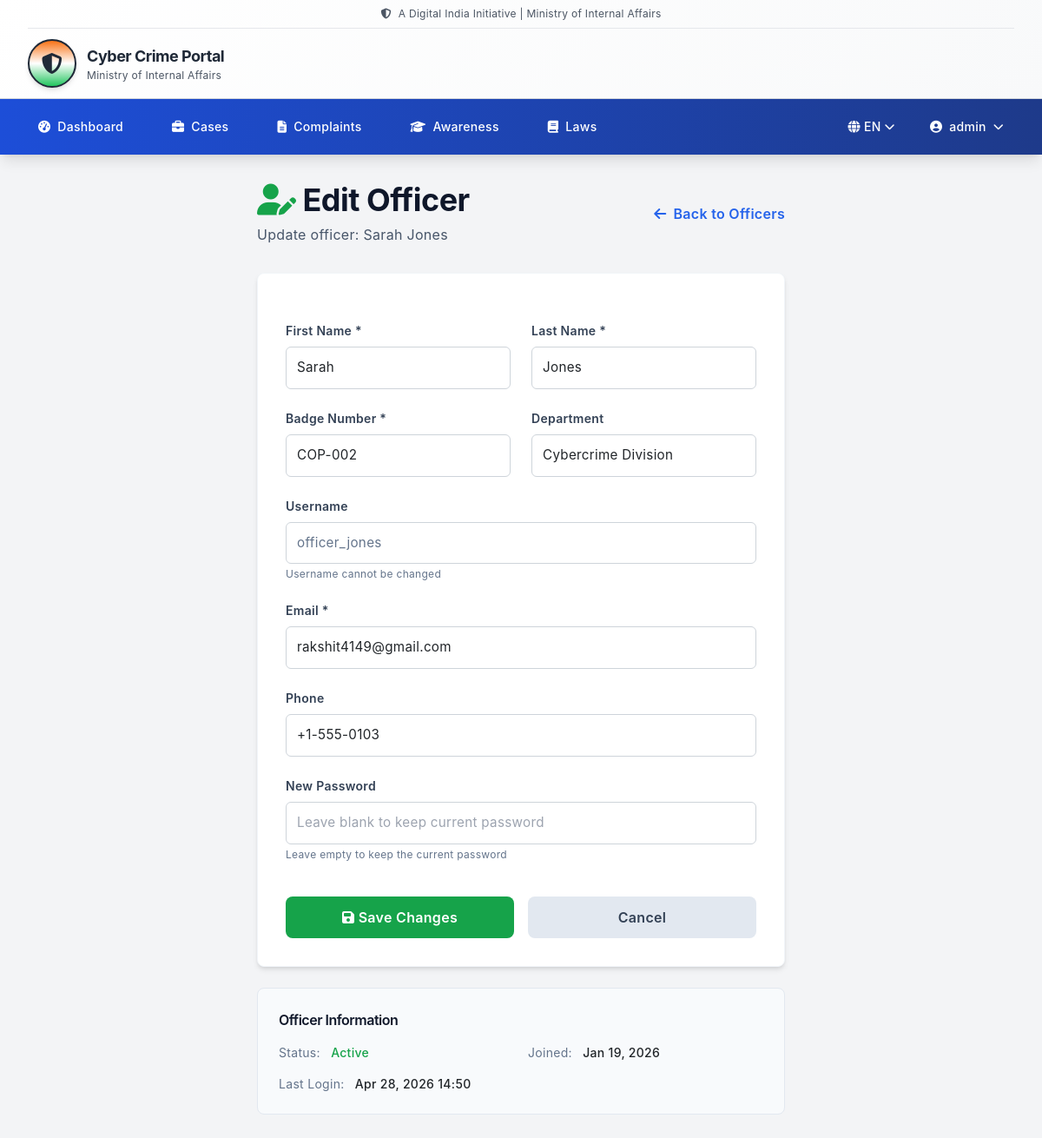
Screenshot of /en/admin/officers/5/edit/ (signed in) with the database file from the repository.
### users/models.py (models this page shows, shortened)
class CustomUser(AbstractUser):
    ROLE_CHOICES = (
        ('user', 'Regular User'),
        ('officer', 'Cybercrime Officer'),
        ('admin', 'Administrator'),
    )
    username = models.CharField(max_length=30, unique=True)
    email = models.EmailField(max_length=30, unique=True)
    first_name = models.CharField(max_length=30, blank=True)
    last_name = models.CharField(max_length=30, blank=True)
    role = models.CharField(max_length=10, choices=ROLE_CHOICES, default='user')
    phone = models.CharField(max_length=15, blank=True, null=True)
    is_email_verified = models.BooleanField(default=False)
    email_verification_token = models.CharField(max_length=100, blank=True, null=True)
    profile_picture = models.ImageField(upload_to='profile_pictures/', blank=True, null=True)
    department = models.CharField(max_length=50, blank=True, null=True, help_text="For officers: Department name")
    badge_number = models.CharField(max_length=30, blank=True, null=True, help_text="For officers: Badge number")
    is_active = models.BooleanField(default=True)
    password_needs_reset = models.BooleanField(default=False, help_text="User must reset password to meet CERT-IN 16-21 character requirement")
    password_reset_otp = models.CharField(max_length=6, blank=True, null=True, help_text="6-digit OTP for password reset")
    password_reset_otp_expiry = models.DateTimeField(blank=True, null=True, help_text="OTP expiry timestamp (15 minutes)")
    created_at = models.DateTimeField(auto_now_add=True)
    updated_at = models.DateTimeField(auto_now=True)
    groups = models.ManyToManyField(
        'auth.Group',
        related_name='customuser_set',
        blank=True,
        help_text='The groups this user belongs to.'
    )
    user_permissions = models.ManyToManyField(
        'auth.Permission',
        related_name='customuser_permissions_set',
        blank=True,
        help_text='Specific permissions for this user.'
    )
    class Meta:
        db_table = 'users'
        verbose_name_plural = 'Users'
        ordering = ['-created_at']

### users/views.py (the view, shortened to what this page needs)
# urls.py: path('admin/officers/<int:officer_id>/edit/', views.edit_officer_view, name='edit_officer'),
@login_required(login_url='login')
def edit_officer_view(request, officer_id):
    if request.user.role != 'admin':
        messages.error(request, 'Access denied.')
        return redirect('landing')
    officer = get_object_or_404(CustomUser, id=officer_id, role='officer')
    context = {'officer': officer}
    return render(request, 'admin/edit_officer.html', context)

### templates/admin/edit_officer.html (shortened to what this page needs)
{% extends "base.html" %}
{% block content %}
<div class="max-w-2xl mx-auto px-4 sm:px-6 lg:px-8 py-8">
    <div class="flex items-center justify-between mb-8">
        <div>
            <h1 class="text-4xl font-bold text-slate-900 flex items-center gap-2">
                <i class="fas fa-user-edit text-green-600"></i>
                Edit Officer
            </h1>
            <p class="text-slate-600 mt-2">Update officer: {{ officer.get_full_name }}</p>
        </div>
        <a href="{% url 'manage_officers' %}" class="inline-flex items-center gap-2 text-blue-600 hover:text-blue-700 font-semibold">
            <i class="fas fa-arrow-left"></i> Back to Officers
        </a>
    </div>
    <div class="bg-white rounded-lg shadow-md border border-slate-100 p-8">
        <form method="post" class="space-y-6">
            <div class="grid grid-cols-1 md:grid-cols-2 gap-6">
                <div>
                    <label class="block text-sm font-semibold text-slate-700 mb-2">First Name *</label>
                    <input type="text" name="first_name" required value="{{ officer.first_name }}"
                        class="w-full px-4 py-3 border border-slate-300 rounded-lg focus:outline-none focus:ring-2 focus:ring-green-500 focus:border-green-500"
                        placeholder="Enter first name">
                </div>
                <div>
                    <label class="block text-sm font-semibold text-slate-700 mb-2">Last Name *</label>
                    <input type="text" name="last_name" required value="{{ officer.last_name }}"
                        class="w-full px-4 py-3 border border-slate-300 rounded-lg focus:outline-none focus:ring-2 focus:ring-green-500 focus:border-green-500"
                        placeholder="Enter last name">
                </div>
            </div>
            <div class="grid grid-cols-1 md:grid-cols-2 gap-6">
                <div>
                    <label class="block text-sm font-semibold text-slate-700 mb-2">Badge Number *</label>
                    <input type="text" name="badge_number" required value="{{ officer.badge_number|default:'' }}"
                        class="w-full px-4 py-3 border border-slate-300 rounded-lg focus:outline-none focus:ring-2 focus:ring-green-500 focus:border-green-500"
                        placeholder="e.g., OFF-001">
                </div>
                <div>
                    <label class="block text-sm font-semibold text-slate-700 mb-2">Department</label>
                    <input type="text" name="department" value="{{ officer.department|default:'' }}"
                        class="w-full px-4 py-3 border border-slate-300 rounded-lg focus:outline-none focus:ring-2 focus:ring-green-500 focus:border-green-500"
                        placeholder="e.g., Cyber Crime Unit">
                </div>
            </div>
            <div>
                <label class="block text-sm font-semibold text-slate-700 mb-2">Username</label>
                <input type="text" value="{{ officer.username }}" disabled
                    class="w-full px-4 py-3 border border-slate-200 rounded-lg bg-slate-50 text-slate-500">
                <p class="text-xs text-slate-500 mt-1">Username cannot be changed</p>
            </div>
            <div>
                <label class="block text-sm font-semibold text-slate-700 mb-2">Email *</label>
                <input type="email" name="email" required value="{{ officer.email }}"
                    class="w-full px-4 py-3 border border-slate-300 rounded-lg focus:outline-none focus:ring-2 focus:ring-green-500 focus:border-green-500"
                    placeholder="Enter email address">
            </div>
            <div>
                <label class="block text-sm font-semibold text-slate-700 mb-2">Phone</label>
                <input type="tel" name="phone" value="{{ officer.phone|default:'' }}"
                    class="w-full px-4 py-3 border border-slate-300 rounded-lg focus:outline-none focus:ring-2 focus:ring-green-500 focus:border-green-500"
                    placeholder="Enter phone number">
            </div>
            <div>
                <label class="block text-sm font-semibold text-slate-700 mb-2">New Password</label>
                <input type="password" name="password" minlength="8"
                    class="w-full px-4 py-3 border border-slate-300 rounded-lg focus:outline-none focus:ring-2 focus:ring-green-500 focus:border-green-500"
                    placeholder="Leave blank to keep current password">
                <p class="text-xs text-slate-500 mt-1">Leave empty to keep the current password</p>
            </div>
            <div class="flex gap-4 pt-4">
                <button type="submit" class="flex-1 bg-green-600 text-white py-3 rounded-lg font-semibold hover:bg-green-700 transition-colors">
                    <i class="fas fa-save"></i> Save Changes
                </button>
                <a href="{% url 'manage_officers' %}" class="flex-1 bg-slate-200 text-slate-700 py-3 rounded-lg font-semibold hover:bg-slate-300 transition-colors text-center">
                    Cancel
                </a>
            </div>
        </form>
    </div>
    <div class="mt-6 bg-slate-50 rounded-lg border border-slate-200 p-6">
        <h3 class="font-semibold text-slate-900 mb-4">Officer Information</h3>
        <div class="grid grid-cols-2 gap-4 text-sm">
            <div>
                <span class="text-slate-500">Status:</span>
                {% if officer.is_active %}
                <span class="ml-2 text-green-600 font-medium">Active</span>
                {% else %}
                <span class="ml-2 text-red-600 font-medium">Inactive</span>
                {% endif %}
            </div>
            <div>
                <span class="text-slate-500">Joined:</span>
                <span class="ml-2 font-medium">{{ officer.created_at|date:"M d, Y" }}</span>
            </div>
            <div>
                <span class="text-slate-500">Last Login:</span>
                <span class="ml-2 font-medium">{{ officer.last_login|date:"M d, Y H:i"|default:"Never" }}</span>
            </div>
        </div>
    </div>
</div>
{% endblock %}

### templates/base.html (shortened to what this page needs)
{% load i18n %}
{% load static %}
<!DOCTYPE html>
<html lang="{{ LANGUAGE_CODE }}">
<head>
    <script src="https://cdn.tailwindcss.com"></script>
    <link rel="stylesheet" href="https://cdnjs.cloudflare.com/ajax/libs/font-awesome/6.4.0/css/all.min.css">
    <link rel="stylesheet" href="{% static 'css/govt-style.css' %}">
</head>
<body class="bg-gray-100">
    <header class="bg-white border-b border-gray-300 shadow-sm">
        <div class="max-w-7xl mx-auto px-4 sm:px-6 lg:px-8">
            <div class="flex items-center justify-center py-2 border-b border-gray-200 text-xs text-gray-600">
                <i class="fas fa-shield-alt mr-2"></i>
                {% trans "A Digital India Initiative | Ministry of Internal Affairs" %}
            </div>
            <div class="flex h-20 items-center justify-between py-4">
                <a href="{% url 'landing' %}" class="flex items-center gap-3">
                    <div class="w-14 h-14 bg-gradient-to-b from-orange-500 via-white to-green-500 rounded-full flex items-center justify-center border-2 border-gray-800 shadow-md">
                        <i class="fas fa-shield-alt text-gray-800 text-2xl"></i>
                    </div>
                    <div>
                        <h1 class="font-bold text-lg text-gray-800">{% trans "Cyber Crime Portal" %}</h1>
                        <p class="text-xs text-gray-600">{% trans "Ministry of Internal Affairs" %}</p>
                    </div>
                </a>
            </div>
        </div>
    </header>
    <nav class="bg-gradient-to-r from-blue-700 to-blue-900 text-white shadow-lg">
        <div class="max-w-7xl mx-auto px-4 sm:px-6 lg:px-8">
            <div class="flex h-16 items-center justify-between">
                <div class="flex items-center gap-8">
                    {% if user.is_authenticated %}
                        {% if user.role == 'admin' %}
                        <a href="{% url 'admin_dashboard' %}" class="hover:bg-blue-600 px-3 py-2 rounded-md text-sm font-medium transition">
                            <i class="fas fa-tachometer-alt mr-2"></i>{% trans "Dashboard" %}
                        </a>
                        <a href="{% url 'cases_list' %}" class="hover:bg-blue-600 px-3 py-2 rounded-md text-sm font-medium transition">
                            <i class="fas fa-briefcase mr-2"></i>{% trans "Cases" %}
                        </a>
                        <a href="{% url 'complaints_list' %}" class="hover:bg-blue-600 px-3 py-2 rounded-md text-sm font-medium transition">
                            <i class="fas fa-file-alt mr-2"></i>{% trans "Complaints" %}
                        </a>
                        {% endif %}
                        <a href="{% url 'cyber_awareness' %}" class="hover:bg-blue-600 px-3 py-2 rounded-md text-sm font-medium transition">
                            <i class="fas fa-graduation-cap mr-2"></i>{% trans "Awareness" %}
                        </a>
                        <a href="{% url 'laws:law_index' %}" class="hover:bg-blue-600 px-3 py-2 rounded-md text-sm font-medium transition">
                            <i class="fas fa-book mr-2"></i>{% trans "Laws" %}
                        </a>
                    {% endif %}
                </div>
                <div class="flex items-center gap-4">
                    <div class="relative group">
                        <button class="hover:bg-blue-600 px-3 py-2 rounded-md text-sm font-medium flex items-center gap-1">
                            <i class="fas fa-globe"></i>
                            {% get_current_language as LANGUAGE_CODE %}
                            {% if LANGUAGE_CODE == 'hi' %}हिंदी{% else %}EN{% endif %}
                            <i class="fas fa-chevron-down text-xs"></i>
                        </button>
                    </div>
                    {% if user.is_authenticated %}
                        <div class="relative group">
                            <button class="hover:bg-blue-600 px-3 py-2 rounded-md text-sm font-medium flex items-center gap-2">
                                <i class="fas fa-user-circle"></i> {{ user.first_name|default:user.username }}
                                <i class="fas fa-chevron-down text-xs"></i>
                            </button>
                        </div>
                    {% endif %}
                </div>
            </div>
        </div>
    </nav>
    <main class="min-h-screen">
        {% block content %}{% endblock %}
    </main>
</body>
</html>

### static/css/govt-style.css (style rules this page uses)
:root { --primary-blue: #0052cc; --secondary-blue: #0056b3; --accent-orange: #ff8c00; --accent-green: #28a745; --accent-red: #dc3545; --accent-yellow: #ffc107; --light-gray: #f8f9fa; --medium-gray: #555555; --dark-gray: #333333; --darker-gray: #212529; --success-green: #28a745; --danger-red: #dc3545; --light-bg: #f8f9fa; --light-border: #dee2e6; }
* { margin: 0; padding: 0; box-sizing: border-box; }
body { font-family: -apple-system, BlinkMacSystemFont, 'Segoe UI', Roboto, 'Helvetica Neue', Arial, sans-serif; background-color: var(--light-gray); color: var(--darker-gray); line-height: 1.6; }
header { background: linear-gradient(135deg, #ffffff 0%, #f8f9fa 100%); }
nav { position: sticky; top: 0; z-index: 100; box-shadow: 0 2px 4px rgba(0, 0, 0, 0.1); }
nav a { display: inline-flex; align-items: center; transition: all 0.3s ease; white-space: nowrap; }
label { display: block; margin-bottom: 0.5rem; font-weight: 500; color: var(--darker-gray); }
input[type="text"], input[type="email"], input[type="password"], input[type="number"], input[type="date"], input[type="tel"], textarea, select { width: 100%; padding: 0.75rem; border: 1px solid #ced4da; border-radius: 6px; font-size: 0.95rem; font-family: inherit; transition: all 0.3s ease; background-color: white; }
.grid { display: grid; gap: 1.5rem; }
.text-center { text-align: center; }
.mb-2 { margin-bottom: 1rem; }
.mb-4 { margin-bottom: 2rem; }
.mt-1 { margin-top: 0.5rem; }
.mt-2 { margin-top: 1rem; }

### templates/base.html (style rules this page uses)
:root { --gov-primary: #003da5; --gov-orange: #ff6b35; --gov-green: #28a745; --primary-blue: #1e40af; --secondary-blue: #3b82f6; --dark-gray: #333333; }
html { scroll-behavior: smooth; -webkit-font-smoothing: antialiased; -moz-osx-font-smoothing: grayscale; }
body { -webkit-user-select: none; -moz-user-select: none; -ms-user-select: none; user-select: none; font-family: -apple-system, BlinkMacSystemFont, 'Segoe UI', 'Helvetica Neue', Arial, sans-serif; letter-spacing: 0.3px; line-height: 1.6; }
input, textarea, .selectable, [contenteditable] { -webkit-user-select: text; -moz-user-select: text; -ms-user-select: text; user-select: text; }
h1, h2, h3, h4, h5, h6 { font-weight: 700; letter-spacing: -0.5px; }
p, li, a { font-size: 1rem; color: var(--dark-gray); }
.btn, button, a[role="button"] { font-weight: 600; }

### rows the page displays
CustomUser: first_name "admin"
CustomUser: get_full_name "Sarah Jones", first_name "Sarah", last_name "Jones", badge_number "COP-002", department "Cybercrime Division", username "officer_jones", email "rakshit4149@gmail.com", phone "+1-555-0103", created_at "Jan 19, 2026", last_login "Apr 28, 2026 14:50"
